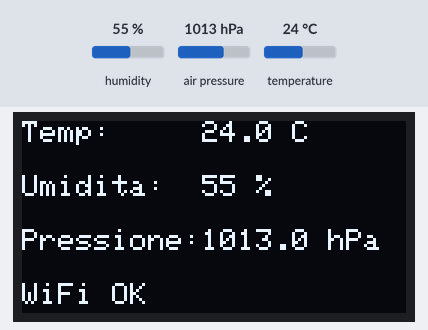
Bench run of a sketch on a simulated ESP32. Parts: 128×64 one-colour display. The test bench sets the inputs (shaded band); at power-on: humidity 55 %, air pressure 1013 hPa, temperature 24 °C. WiFi joins after 1.5 s; servers stay silent unless stated; no MQTT or app messages arrive unless stated; what the sketch prints to the serial monitor is not drawn.

Above: at 2.8 s.
2.9 s: humidity set to 22 %
At 7.3 s:
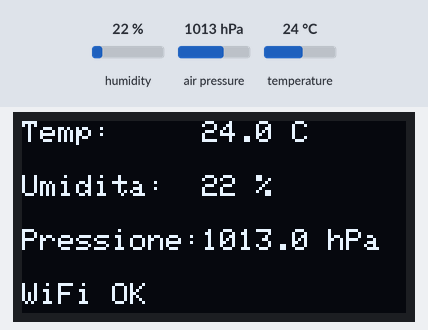
8.3 s: air pressure set to 952 hPa
At 12.7 s:
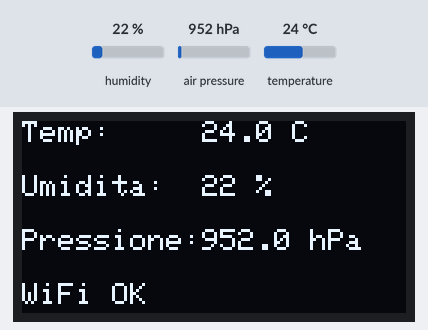
13.4 s: temperature set to 12 °C
At 18.1 s:
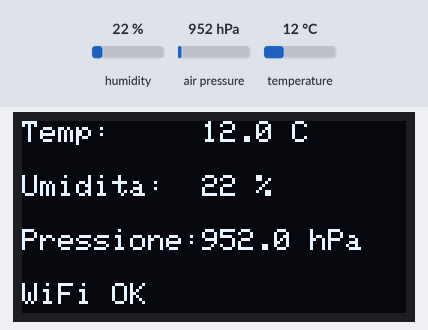
23.5 s: humidity set to 40 %
At 27.7 s:
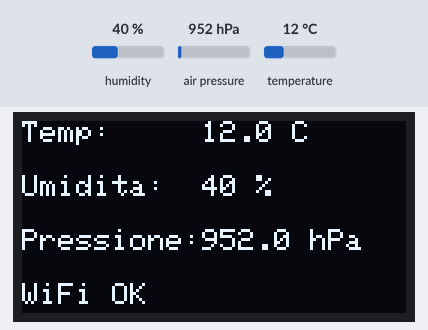
Timing chart, 0 to 29.2 s (numbered marks = the images above; inputs shaded):
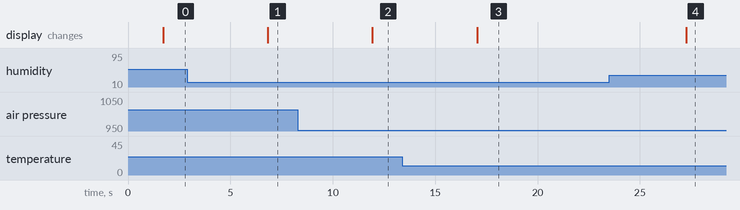

Measured:
- after the input at 2.9 s, the display: changes after 3.9 s (image 1)
- after the input at 8.3 s, the display: changes after 3.6 s (image 2)
- after the input at 13.4 s, the display: changes after 3.6 s (image 3)
- after the input at 23.5 s, the display: changes after 3.8 s (image 4)

The sketch:

Allarme.ino
```cpp
// ============================================================
//  SmartStation — Firmware ESP32
//  Componenti: BMP280+AHT20 · OLED SSD1306 · WiFi · MQTT
//  Pinout:
//    SDA → GPIO 21
//    SCL → GPIO 22
//    (display e sensore condividono lo stesso bus I2C)
// ============================================================

#include <WiFi.h>
#include <PubSubClient.h>
#include <ArduinoJson.h>
#include <Wire.h>
#include <Adafruit_AHTX0.h>
#include <Adafruit_BMP280.h>
#include <Adafruit_SSD1306.h>

// ---------- CONFIGURAZIONE ----------
const char* WIFI_SSID     = "TPSITquinteBis";
const char* WIFI_PASSWORD = "quintaemme";
const char* MQTT_SERVER   = "192.168.114.127";   // IP del PC con il server
const int   MQTT_PORT     = 1883;

// ---------- TOPIC MQTT ----------
const char* TOPIC_DATI = "stazione/dati";   // ESP32 pubblica qui
const char* TOPIC_CMD  = "stazione/cmd";    // ESP32 ascolta qui

// ---------- OGGETTI ----------
Adafruit_AHTX0   aht;
Adafruit_BMP280  bmp;
Adafruit_SSD1306 display(128, 64, &Wire, -1);

WiFiClient   wifiClient;
PubSubClient mqtt(wifiClient);

// ============================================================
//  SETUP
// ============================================================
void setup() {
  Serial.begin(115200);
  Wire.begin(21, 22);

  // --- Display OLED ---
  if (!display.begin(SSD1306_SWITCHCAPVCC, 0x3C)) {
    Serial.println("[ERR] OLED non trovato");
  }
  mostraMessaggio("Avvio...");

  // --- Sensore AHT20 ---
  if (!aht.begin()) {
    Serial.println("[ERR] AHT20 non trovato");
  }

  // --- Sensore BMP280 (indirizzo 0x76 o 0x77 a seconda del modulo) ---
  if (!bmp.begin(0x76)) {
    Serial.println("[ERR] BMP280 non trovato");
  }

  // --- WiFi ---
  collegaWiFi();

  // --- MQTT ---
  mqtt.setServer(MQTT_SERVER, MQTT_PORT);
  mqtt.setCallback(riceviComando);
  collegaMQTT();

  Serial.println("[OK] Sistema pronto");
}

// ============================================================
//  LOOP
// ============================================================
void loop() {
  if (!mqtt.connected()) collegaMQTT();
  mqtt.loop();

  // Leggi sensori
  sensors_event_t evTemp, evUmid;
  aht.getEvent(&evUmid, &evTemp);

  float temperatura = evTemp.temperature;
  float umidita     = evUmid.relative_humidity;
  float pressione   = bmp.readPressure() / 100.0;  // Pa → hPa

  // Aggiorna display
  aggiornaDisplay(temperatura, umidita, pressione);

  // Pubblica su MQTT
  StaticJsonDocument<128> doc;
  doc["temp"]     = round(temperatura * 10) / 10.0;
  doc["umidita"]  = round(umidita * 10) / 10.0;
  doc["pressione"]= round(pressione * 10) / 10.0;
  doc["uptime"]   = millis() / 1000;

  char buf[128];
  serializeJson(doc, buf);
  mqtt.publish(TOPIC_DATI, buf);
  Serial.printf("[MQTT] Pubblicato: %s\n", buf);

  delay(5000);  // pubblica ogni 5 secondi
}

// ============================================================
//  DISPLAY OLED
// ============================================================
void aggiornaDisplay(float t, float h, float p) {
  display.clearDisplay();
  display.setTextColor(WHITE);
  display.setTextSize(1);

  display.setCursor(0, 0);  display.printf("Temp:     %.1f C",  t);
  display.setCursor(0, 18); display.printf("Umidita:  %.0f %%", h);
  display.setCursor(0, 36); display.printf("Pressione:%.1f hPa", p);

  String stato = WiFi.isConnected() ? "WiFi OK" : "WiFi NO";
  display.setCursor(0, 54); display.print(stato);

  display.display();
}

void mostraMessaggio(String msg) {
  display.clearDisplay();
  display.setTextColor(WHITE);
  display.setTextSize(1);
  display.setCursor(10, 28);
  display.print(msg);
  display.display();
}

// ============================================================
//  CALLBACK MQTT — ricezione comandi
// ============================================================
void riceviComando(char* topic, byte* payload, unsigned int length) {
  String msg = "";
  for (unsigned int i = 0; i < length; i++) msg += (char)payload[i];
  Serial.printf("[CMD] Ricevuto: %s\n", msg.c_str());

  // Esempio: {"cmd":"reboot"} oppure {"cmd":"info"}
  StaticJsonDocument<64> doc;
  if (deserializeJson(doc, msg) != DeserializationError::Ok) return;

  const char* cmd = doc["cmd"];
  if (!cmd) return;

  if (strcmp(cmd, "reboot") == 0) {
    mostraMessaggio("Riavvio...");
    delay(1000);
    ESP.restart();
  } else if (strcmp(cmd, "info") == 0) {
    Serial.printf("Heap libero: %d bytes\n", ESP.getFreeHeap());
    Serial.printf("RSSI WiFi: %d dBm\n", WiFi.RSSI());
  }
}

// ============================================================
//  CONNESSIONI
// ============================================================
void collegaWiFi() {
  Serial.printf("[WiFi] Connessione a %s", WIFI_SSID);
  WiFi.begin(WIFI_SSID, WIFI_PASSWORD);
  while (WiFi.status() != WL_CONNECTED) {
    delay(500);
    Serial.print(".");
  }
  Serial.printf("\n[WiFi] Connesso — IP: %s\n", WiFi.localIP().toString().c_str());
}

void collegaMQTT() {
  while (!mqtt.connected()) {
    Serial.print("[MQTT] Connessione...");
    if (mqtt.connect("SmartStation_ESP32")) {
      Serial.println(" OK");
      mqtt.subscribe(TOPIC_CMD);
    } else {
      Serial.printf(" Fallito (rc=%d). Riprovo tra 5s\n", mqtt.state());
      delay(5000);
    }
  }
}
```
